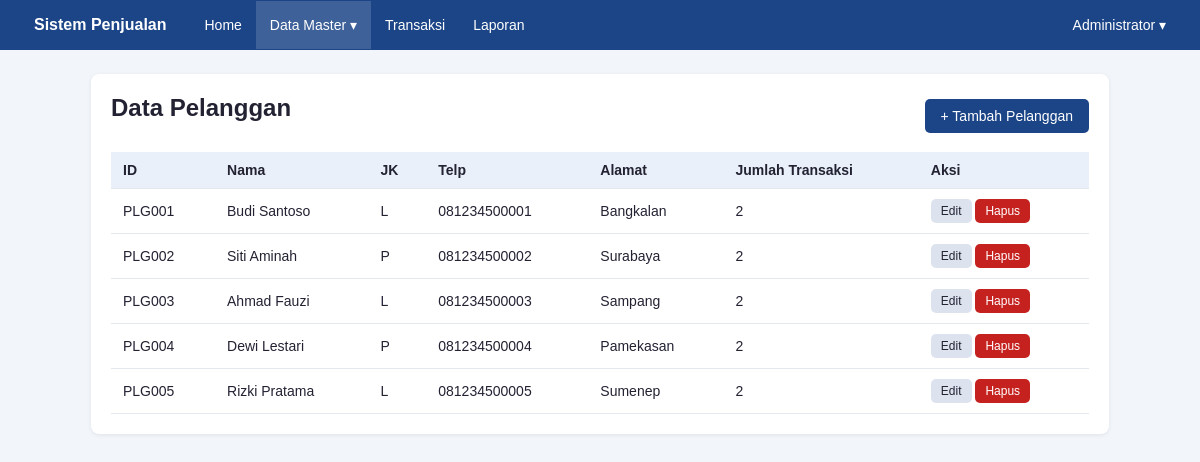
Page /pelanggan.php (signed in) on the committed database.
### tables this page shows
CREATE TABLE pelanggan (
  id VARCHAR(20) PRIMARY KEY,
  nama VARCHAR(100) NOT NULL,
  jenis_kelamin ENUM('L','P'),
  telp VARCHAR(15),
  alamat TEXT
);

### fungsi.php (called while the page is built, shortened)
<?php
function e($teks)
{
    return htmlspecialchars((string)$teks, ENT_QUOTES, 'UTF-8');
}

### pelanggan.php (the view, shortened to what this page needs)
<?php
require_once __DIR__ . '/midlewire.php';
$aksi      = $_GET['aksi'] ?? '';
$mode_form = in_array($aksi, ['tambah', 'edit'], true);
if ($mode_form) {
    $error = [];
    $id_edit   = $_GET['id'] ?? ($_POST['id_asli'] ?? '');
    $mode_edit = ($id_edit !== '');
    if ($_SERVER['REQUEST_METHOD'] === 'POST') {
        cek_csrf();
        $id     = trim($_POST['id'] ?? '');
        $nama   = trim($_POST['nama'] ?? '');
        $jk     = $_POST['jenis_kelamin'] ?? '';
        $telp   = trim($_POST['telp'] ?? '');
        $alamat = trim($_POST['alamat'] ?? '');
        if ($mode_edit) {
            $id = $id_edit;
        }
        if ($id === '') {
            $error['id'] = 'ID pelanggan wajib diisi.';
        } elseif (!preg_match('/^[A-Za-z0-9_-]{1,20}$/', $id)) {
            $error['id'] = 'ID hanya huruf, angka, strip, dan garis bawah (maksimal 20 karakter).';
        } elseif (!$mode_edit) {
            $cek = $koneksi->prepare('SELECT 1 FROM pelanggan WHERE id = ?');
            $cek->bind_param('s', $id);
            $cek->execute();
            if ($cek->get_result()->num_rows > 0) {
                $error['id'] = 'ID pelanggan sudah dipakai.';
            }
        }
        if ($nama === '') {
            $error['nama'] = 'Nama pelanggan wajib diisi.';
        } elseif (panjang_teks($nama) > 100) {
            $error['nama'] = 'Nama pelanggan maksimal 100 karakter.';
        }
        if (!in_array($jk, ['L', 'P'], true)) {
            $error['jenis_kelamin'] = 'Pilih jenis kelamin.';
        }
        if ($telp !== '' && !preg_match('/^[0-9]{6,15}$/', $telp)) {
            $error['telp'] = 'Telp hanya angka, 6-15 digit.';
        }
        if (panjang_teks($alamat) > 500) {
            $error['alamat'] = 'Alamat maksimal 500 karakter.';
        }
        if (!$error) {
            if ($mode_edit) {
                $st = $koneksi->prepare('UPDATE pelanggan SET nama = ?, jenis_kelamin = ?, telp = ?, alamat = ? WHERE id = ?');
                $st->bind_param('sssss', $nama, $jk, $telp, $alamat, $id);
                $pesan = 'Pelanggan berhasil diperbarui.';
            } else {
                $st = $koneksi->prepare('INSERT INTO pelanggan (id, nama, jenis_kelamin, telp, alamat) VALUES (?, ?, ?, ?, ?)');
                $st->bind_param('sssss', $id, $nama, $jk, $telp, $alamat);
                $pesan = 'Pelanggan berhasil ditambahkan.';
            }
            $st->execute();
            set_flash('sukses', $pesan);
            redirect('pelanggan.php');
        }
        $data = ['id' => $id, 'nama' => $nama, 'jenis_kelamin' => $jk, 'telp' => $telp, 'alamat' => $alamat];
    } elseif ($mode_edit) {
        $st = $koneksi->prepare('SELECT id, nama, jenis_kelamin, telp, alamat FROM pelanggan WHERE id = ?');
        $st->bind_param('s', $id_edit);
        $st->execute();
        $data = $st->get_result()->fetch_assoc();
        if (!$data) {
            set_flash('error', 'Data pelanggan tidak ditemukan.');
            redirect('pelanggan.php');
        }
    } else {
        $terakhir = $koneksi->query("SELECT MAX(id) AS m FROM pelanggan WHERE id REGEXP '^PLG[0-9]+$'")->fetch_assoc()['m'];
        $saran    = 'PLG' . str_pad((string)((int)substr((string)$terakhir, 3) + 1), 3, '0', STR_PAD_LEFT);
        $data = ['id' => $saran, 'nama' => '', 'jenis_kelamin' => 'L', 'telp' => '', 'alamat' => ''];
    }
    $judul = $mode_edit ? 'Edit Pelanggan' : 'Tambah Pelanggan';
} else {
    $judul = 'Data Pelanggan';
    $data = $koneksi->query(
        'SELECT p.*, COUNT(t.id) AS jml_transaksi
         FROM pelanggan p
         LEFT JOIN transaksi t ON t.pelanggan_id = p.id
         GROUP BY p.id, p.nama, p.jenis_kelamin, p.telp, p.alamat
         ORDER BY p.id ASC'
    )->fetch_all(MYSQLI_ASSOC);
}
require 'header.php';
if ($mode_form):
?>
<div class="kartu" style="max-width:560px">
    <h1><?= e($judul) ?></h1>
    <form action="" method="post">
        <?= csrf_input() ?>
        <input type="hidden" name="id_asli" value="<?= e($mode_edit ? $id_edit : '') ?>">
        <label for="id">ID Pelanggan</label>
        <input type="text" id="id" name="id" maxlength="20" value="<?= e($data['id']) ?>" <?= $mode_edit ? 'readonly' : '' ?>>
        <span class="error-field"><?= e($error['id'] ?? '') ?></span>
        <label for="nama">Nama</label>
        <input type="text" id="nama" name="nama" maxlength="100" value="<?= e($data['nama']) ?>">
        <span class="error-field"><?= e($error['nama'] ?? '') ?></span>
        <label for="jenis_kelamin">Jenis Kelamin</label>
        <select id="jenis_kelamin" name="jenis_kelamin">
            <option value="L" <?= $data['jenis_kelamin'] === 'L' ? 'selected' : '' ?>>L - Laki-laki</option>
            <option value="P" <?= $data['jenis_kelamin'] === 'P' ? 'selected' : '' ?>>P - Perempuan</option>
        </select>
        <span class="error-field"><?= e($error['jenis_kelamin'] ?? '') ?></span>
        <label for="telp">Telp</label>
        <input type="text" id="telp" name="telp" maxlength="15" value="<?= e($data['telp']) ?>">
        <span class="error-field"><?= e($error['telp'] ?? '') ?></span>
        <label for="alamat">Alamat</label>
        <textarea id="alamat" name="alamat" rows="3" maxlength="500"><?= e($data['alamat']) ?></textarea>
        <span class="error-field"><?= e($error['alamat'] ?? '') ?></span>
        <p>
            <button type="submit" class="btn btn-utama">Simpan</button>
            <a href="pelanggan.php" class="btn">Batal</a>
        </p>
    </form>
</div>
<?php else: ?>
<div class="kartu">
    <div class="atas-tabel">
        <h1>Data Pelanggan</h1>
        <a href="pelanggan.php?aksi=tambah" class="btn btn-utama">+ Tambah Pelanggan</a>
    </div>
    <div class="bungkus-tabel">
    <table>
        <tr><th>ID</th><th>Nama</th><th>JK</th><th>Telp</th><th>Alamat</th><th>Jumlah Transaksi</th><th>Aksi</th></tr>
        <?php foreach ($data as $r): ?>
        <tr>
            <td><?= e($r['id']) ?></td>
            <td><?= e($r['nama']) ?></td>
            <td><?= e($r['jenis_kelamin']) ?></td>
            <td><?= e($r['telp']) ?></td>
            <td><?= e($r['alamat']) ?></td>
            <td><?= (int)$r['jml_transaksi'] ?></td>
            <td class="aksi">
                <a href="pelanggan.php?aksi=edit&amp;id=<?= urlencode($r['id']) ?>" class="btn btn-kecil">Edit</a>
                <form action="" method="post" class="inline"
                      onsubmit="return confirm('Hapus pelanggan ini?')">
                    <button type="submit" class="btn btn-kecil btn-merah">Hapus</button>
                </form>
            </td>
        </tr>
        <?php endforeach; ?>
    </table>
    </div>
</div>
<?php endif; ?>
<?php require 'footer.php'; ?>

### style.css (style rules this page uses)
* { box-sizing: border-box; }
body { margin: 0; font-family: Arial, Helvetica, sans-serif; background: #f2f5f9; color: #223; }
a { color: #1a5fb4; }
.kartu { background: #fff; border-radius: 8px; padding: 20px; box-shadow: 0 1px 4px rgba(0,0,0,.08); margin-bottom: 20px; }
h1 { margin-top: 0; font-size: 24px; }
.bungkus-tabel { overflow-x: auto; }
table { width: 100%; border-collapse: collapse; background: #fff; }
th, td { padding: 10px 12px; border-bottom: 1px solid #e3e7ee; text-align: left; font-size: 14px; }
th { background: #eaf0fa; }
form.inline { display: inline; }
.btn { display: inline-block; padding: 9px 16px; border: 0; border-radius: 5px; cursor: pointer; font-size: 14px; text-decoration: none; background: #dde3ee; color: #223; }
.btn-utama { background: #1c4587; color: #fff; }
.btn-merah { background: #c5221f; color: #fff; }
.btn-kecil { padding: 5px 10px; font-size: 12px; }
.aksi { white-space: nowrap; }
.atas-tabel { display: flex; justify-content: space-between; align-items: center; margin-bottom: 14px; }

### rows in the picture
pelanggan: id "PLG001", nama "Budi Santoso", jenis_kelamin "L", telp "081234500001", alamat "Bangkalan", jml_transaksi "2"
pelanggan: id "PLG002", nama "Siti Aminah", jenis_kelamin "P", telp "081234500002", alamat "Surabaya", jml_transaksi "2"
pelanggan: id "PLG003", nama "Ahmad Fauzi", jenis_kelamin "L", telp "081234500003", alamat "Sampang", jml_transaksi "2"
pelanggan: id "PLG004", nama "Dewi Lestari", jenis_kelamin "P", telp "081234500004", alamat "Pamekasan", jml_transaksi "2"
pelanggan: id "PLG005", nama "Rizki Pratama", jenis_kelamin "L", telp "081234500005", alamat "Sumenep", jml_transaksi "2"

### other values in the picture
$_SESSION['nama'] "Administrator"
